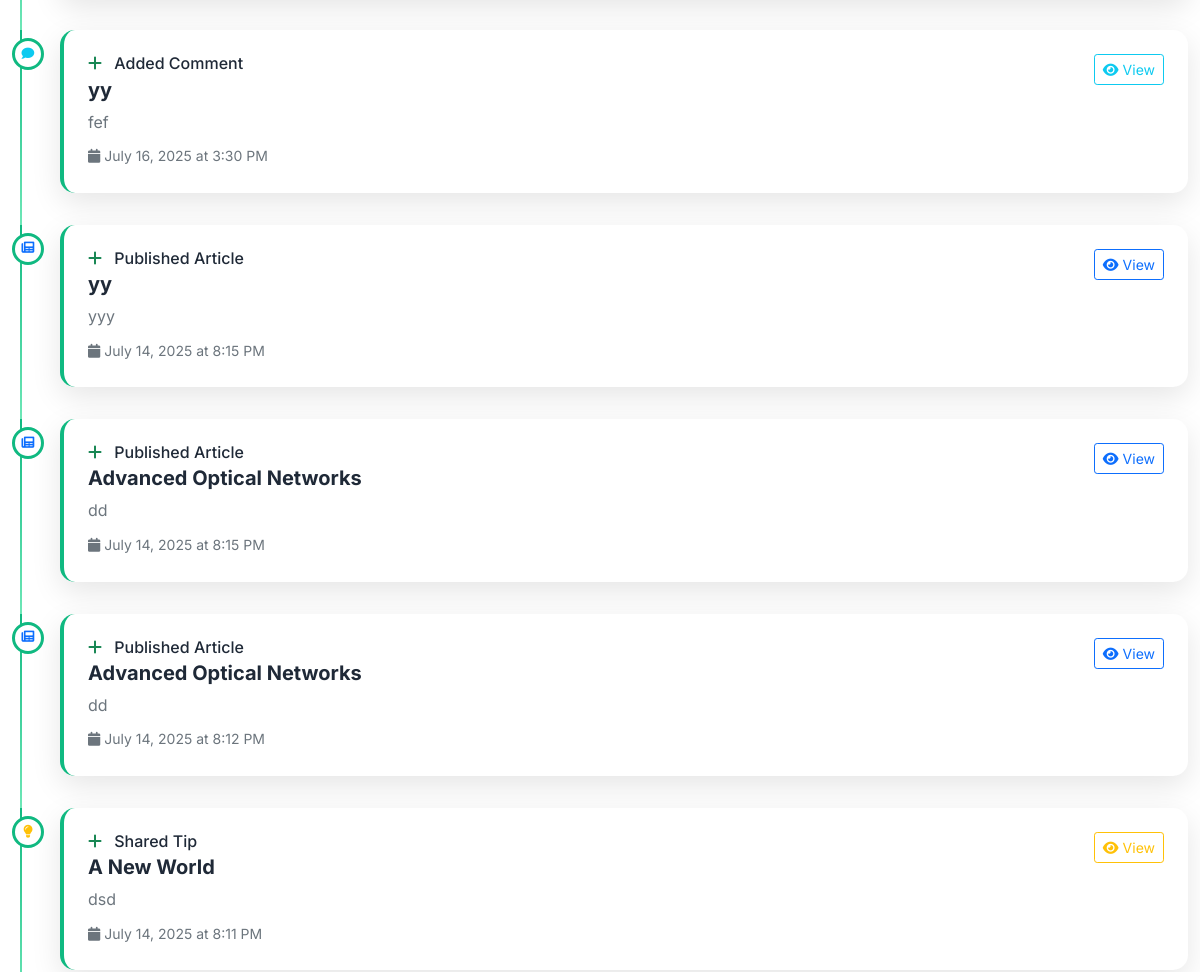
/history/ (signed in, middle part), run on an earlier commit of the app's database.
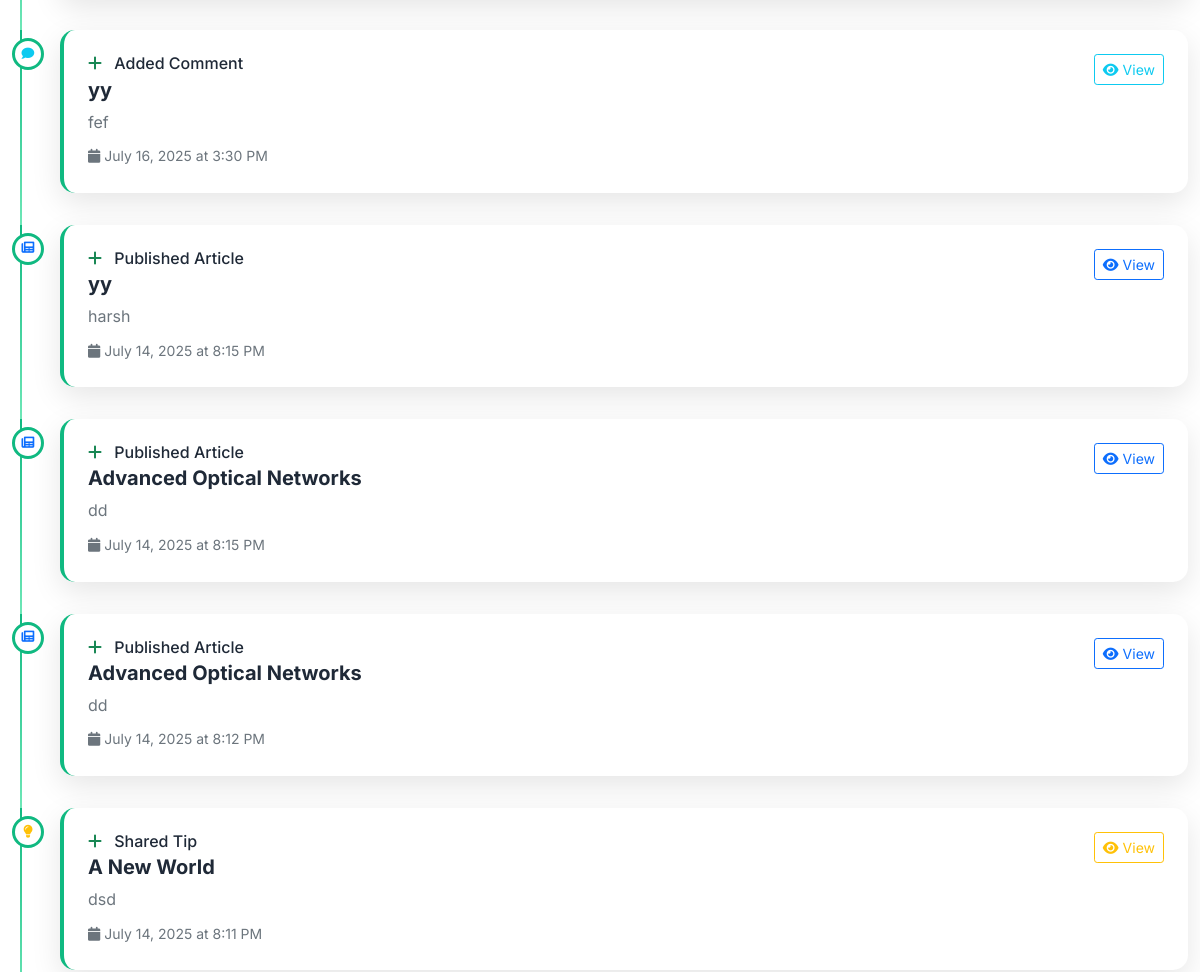
And on a later commit of the database.
### articles/models.py (models this page shows, shortened)
class Article(models.Model):
    CATEGORY_CHOICES = [
        ('energy', 'Renewable Energy'),
        ('lifestyle', 'Green Lifestyle'),
        ('tech', 'Eco Technology'),
        ('news', 'Sustainability News'),
    ]
    title = models.CharField(max_length=200)
    content = models.TextField()
    author = models.ForeignKey(User, on_delete=models.CASCADE)
    category = models.CharField(max_length=50, choices=CATEGORY_CHOICES)
    image = models.ImageField(upload_to='article_images/', blank=True, null=True)
    created_at = models.DateTimeField(auto_now_add=True)

### core/views.py (the view)
# urls.py: path('history/', views.user_history, name='user-history'),
@login_required
def user_history(request):
    visits = request.session.get('visits', 0)
    my_articles = request.user.article_set.all().order_by('-created_at')
    my_tips = request.user.tip_set.all().order_by('-created_at')
    activities = []
    for article in my_articles:
        activities.append({
            'type': 'article',
            'object': article,
            'created_at': article.created_at,
            'title': article.title,
            'content': article.content,
            'url': f'article-detail'
        })
    for tip in my_tips:
        activities.append({
            'type': 'tip',
            'object': tip,
            'created_at': tip.created_at,
            'title': tip.title,
            'content': tip.description,
            'url': f'tip-detail'
        })
    for comment in request.user.comment_set.all():
        activities.append({
            'type': 'comment',
            'object': comment,
            'created_at': comment.created_at,
            'title': comment.article.title,
            'content': comment.content,
            'url': f'article-detail'
        })
    activities.sort(key=lambda x: x['created_at'], reverse=True)
    recent_activities = activities[:10]
    context = {
        'visits': visits,
        'my_articles': my_articles,
        'my_tips': my_tips,
        'recent_activities': recent_activities,
    }
    return render(request, 'core/user_history.html', context)

### core/templates/core/user_history.html (shortened to what the changed rows need)
{% extends 'base.html' %}
{% block content %}
<div class="user-history-section py-5">
    <div class="container">
        <div class="recent-activity mb-5">
            <div class="activity-timeline">
                {% if recent_activities %}
                    {% for activity in recent_activities %}
                        <div class="timeline-item">
                            <div class="timeline-marker">
                                {% if activity.type == 'article' %}
                                    <i class="fas fa-newspaper text-primary"></i>
                                {% elif activity.type == 'tip' %}
                                    <i class="fas fa-lightbulb text-warning"></i>
                                {% elif activity.type == 'comment' %}
                                    <i class="fas fa-comment text-info"></i>
                                {% endif %}
                            </div>
                            <div class="timeline-content">
                                <div class="card shadow-custom">
                                    <div class="card-body">
                                        <div class="d-flex justify-content-between align-items-start">
                                            <div class="flex-grow-1">
                                                <h6 class="mb-1">
                                                    <i class="fas fa-plus me-2 text-success"></i>
                                                    {% if activity.type == 'article' %}
                                                        Published Article
                                                    {% elif activity.type == 'tip' %}
                                                        Shared Tip
                                                    {% elif activity.type == 'comment' %}
                                                        Added Comment
                                                    {% endif %}
                                                </h6>
                                                <h5 class="mb-2 fw-bold">{{ activity.title }}</h5>
                                                <p class="text-muted mb-2">{{ activity.content|truncatewords:15 }}</p>
                                                <small class="text-muted">
                                                    <i class="fas fa-calendar me-1"></i>{{ activity.created_at|date:"F d, Y \a\t g:i A" }}
                                                </small>
                                            </div>
                                            <div class="ms-3">
                                                {% if activity.type == 'article' %}
                                                    <a href="{% url 'article-detail' activity.object.pk %}" class="btn btn-outline-primary btn-sm">
                                                        <i class="fas fa-eye me-1"></i>View
                                                    </a>
                                                {% elif activity.type == 'tip' %}
                                                    <a href="{% url 'tip-detail' activity.object.pk %}" class="btn btn-outline-warning btn-sm">
                                                        <i class="fas fa-eye me-1"></i>View
                                                    </a>
                                                {% elif activity.type == 'comment' %}
                                                    <a href="{% url 'article-detail' activity.object.article.pk %}" class="btn btn-outline-info btn-sm">
                                                        <i class="fas fa-eye me-1"></i>View
                                                    </a>
                                                {% endif %}
                                            </div>
                                        </div>
                                    </div>
                                </div>
                            </div>
                        </div>
                    {% endfor %}
                {% endif %}
            </div>
        </div>
    </div>
</div>
{% endblock %}

What changed in the data, as far as the page shows it:
changed Article "yy": content "yyy" → "harsh"
